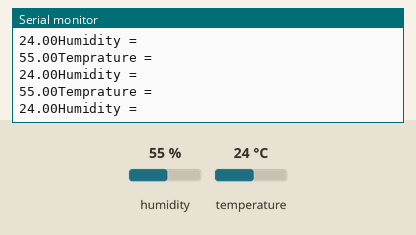
Simulated run of this sketch. Board: Arduino Uno, built with avr-gcc and run on an emulated ATmega328P. Shown: the last lines printed to the serial monitor. The test bench sets the inputs (shaded band); at power-on: humidity 55 %, temperature 24 °C.

Above: at 1.2 s.
1.3 s: humidity set to 22 %
At 2.4 s:
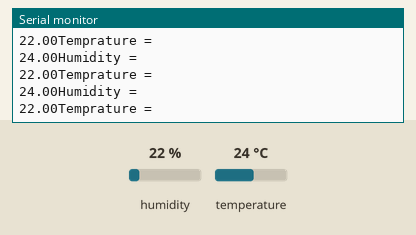
4.3 s: temperature set to 12 °C
At 5.0 s:
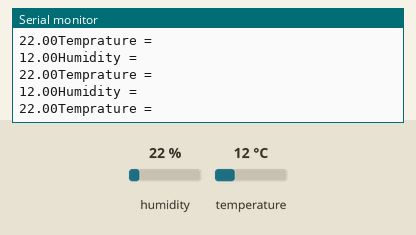
7.3 s: humidity set to 40 %
At 8.4 s:
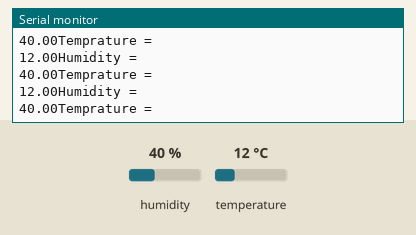
Timing chart, 0 to 10.3 s (numbered marks = the images above; inputs shaded):
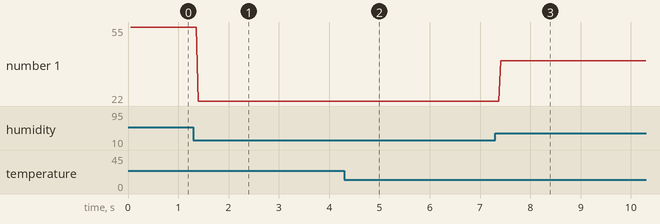

Measured:
- after the input at 1.3 s, the serial monitor: prints a new line after 0.10 s (image 1)
- after the input at 4.3 s, the serial monitor: prints a new line after 0.09 s (image 2)
- after the input at 7.3 s, the serial monitor: prints a new line after 0.11 s (image 3)
- plotted number 1: 55 → 22 after the input at 1.3 s, 22 → 40 after the input at 7.3 s

The sketch:

DHT11.ino
```cpp
#include<dht.h> //Import the dht libary

//Steps to import:- Tools -> Manage Libraries -> Type DHT11 -> Click Install

dht DHT; //Create and instance name DHT for class dht

#define dht_pin 12 // connect sensor o/p pin to pin 12 of Arduino

void setup()
{
  Serial.begin(9600);
  pinMode(dht_pin, INPUT); //To take the readings from the sensor
}

void loop()
{
  float status1 = DHT.read11(dht_pin); //To monitor the readings sensed by the DHT11 sensor
  Serial.println("Temprature = ");
  Serial.print(DHT.temperature); //To print the monitored readings of temprature
  Serial.println("Humidity = ");
  Serial.print(DHT.humidity); //To print the monitored readings of Huumidity

}
```
